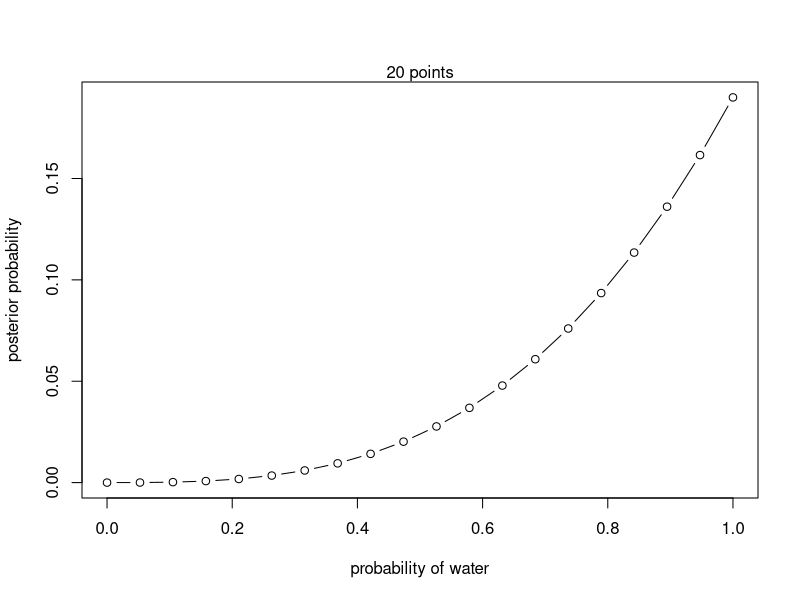
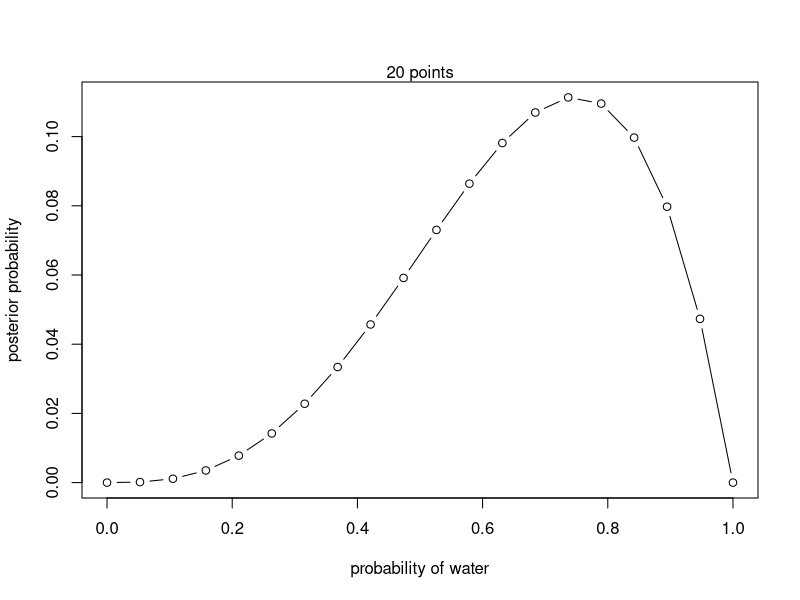
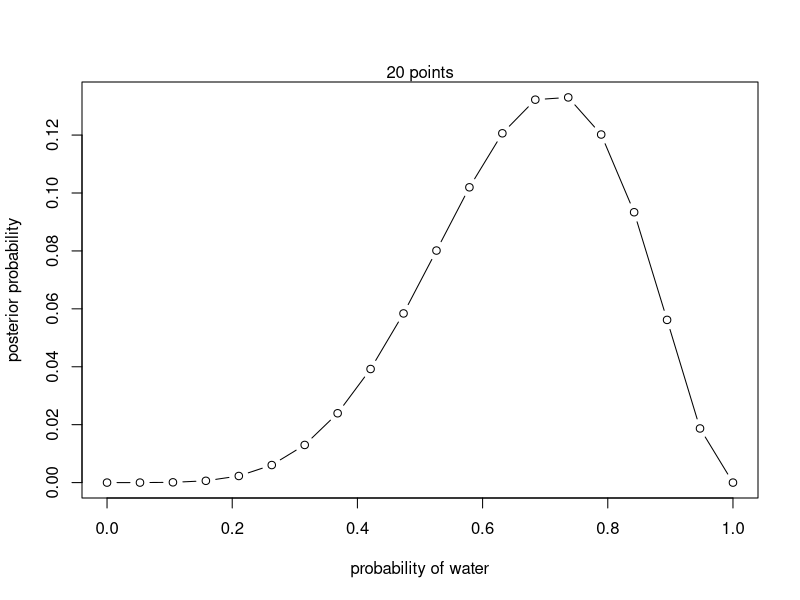
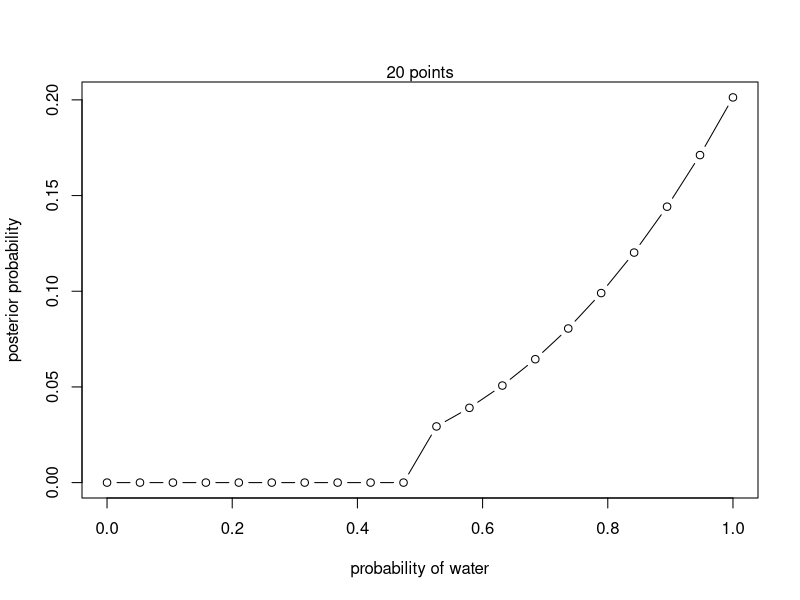
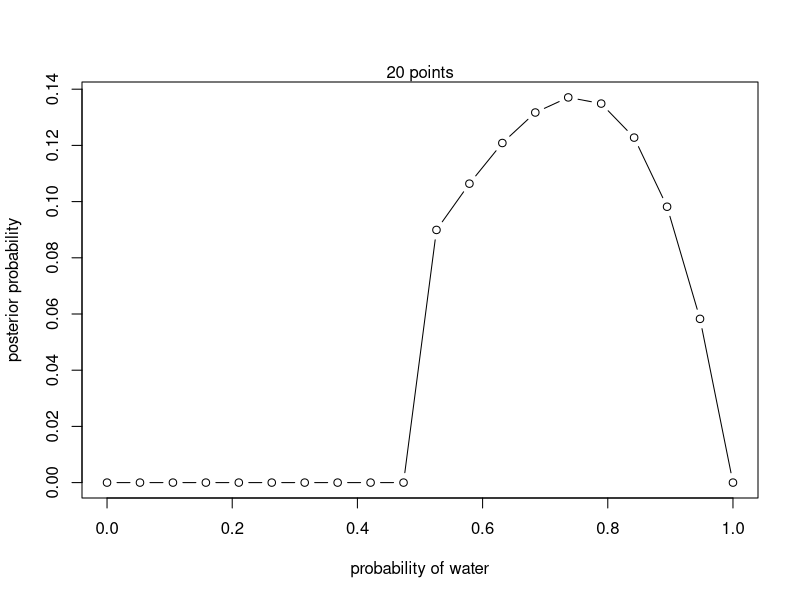
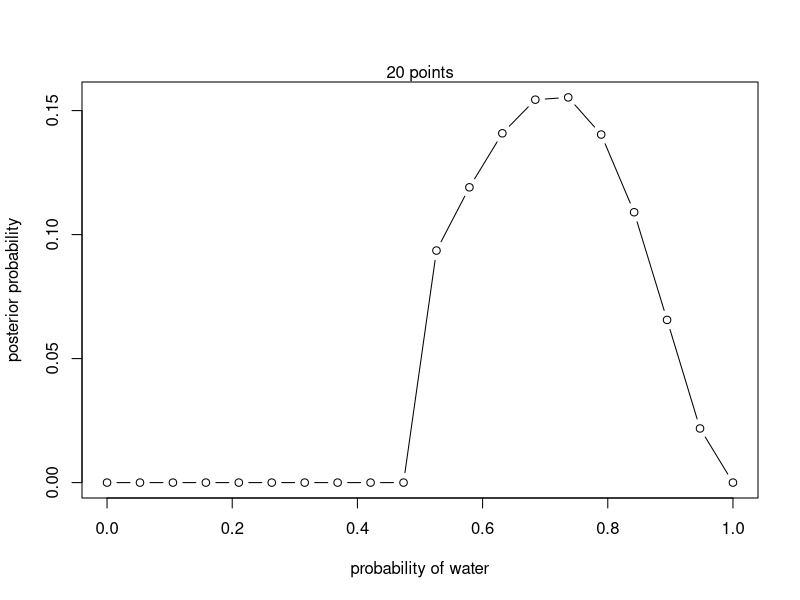

Reproduce these figures in R, in order. (Note: this script raises an error after producing the figures.)
## ---- chunk 1
p_grid <- seq(from=0,to=1, length.out = 20)
# define prior
prior <- rep(1,20)
# compute likelihood at each value in grid
likelihood <- dbinom(3,size = 3,prob = p_grid)
# compute product of likelihood and prior
unstd.posterior <- likelihood*prior
# standardize the posterior, so it sums to 1
posterior <- unstd.posterior/sum(unstd.posterior)
plot(p_grid,posterior,type = "b", xlab = "probability of water", ylab = "posterior probability")
mtext("20 points")
## ---- chunk 2
p_grid <- seq(from=0,to=1, length.out = 20)
# define prior
prior <- rep(1,20)
# compute likelihood at each value in grid
likelihood <- dbinom(3,size = 4,prob = p_grid)
# compute product of likelihood and prior
unstd.posterior <- likelihood*prior
# standardize the posterior, so it sums to 1
posterior <- unstd.posterior/sum(unstd.posterior)
plot(p_grid,posterior,type = "b", xlab = "probability of water", ylab = "posterior probability")
mtext("20 points")
## ---- chunk 3
p_grid <- seq(from=0,to=1, length.out = 20)
# define prior
prior <- rep(1,20)
# compute likelihood at each value in grid
likelihood <- dbinom(5,size = 7,prob = p_grid)
# compute product of likelihood and prior
unstd.posterior <- likelihood*prior
# standardize the posterior, so it sums to 1
posterior <- unstd.posterior/sum(unstd.posterior)
plot(p_grid,posterior,type = "b", xlab = "probability of water", ylab = "posterior probability")
mtext("20 points")
## ---- chunk 4
p_grid <- seq(from=0,to=1, length.out = 20)
# define prior
prior <- ifelse(p_grid<0.5, 0, 1)
# compute likelihood at each value in grid
likelihood <- dbinom(3,size = 3,prob = p_grid)
# compute product of likelihood and prior
unstd.posterior <- likelihood*prior
# standardize the posterior, so it sums to 1
posterior <- unstd.posterior/sum(unstd.posterior)
plot(p_grid,posterior,type = "b", xlab = "probability of water", ylab = "posterior probability")
mtext("20 points")
## ---- chunk 5
p_grid <- seq(from=0,to=1, length.out = 20)
# define prior
prior <- ifelse(p_grid<0.5, 0, 1)
# compute likelihood at each value in grid
likelihood <- dbinom(3,size = 4,prob = p_grid)
# compute product of likelihood and prior
unstd.posterior <- likelihood*prior
# standardize the posterior, so it sums to 1
posterior <- unstd.posterior/sum(unstd.posterior)
plot(p_grid,posterior,type = "b", xlab = "probability of water", ylab = "posterior probability")
mtext("20 points")
## ---- chunk 6
p_grid <- seq(from=0,to=1, length.out = 20)
# define prior
prior <- ifelse(p_grid<0.5, 0, 1)
# compute likelihood at each value in grid
likelihood <- dbinom(5,size = 7,prob = p_grid)
# compute product of likelihood and prior
unstd.posterior <- likelihood*prior
# standardize the posterior, so it sums to 1
posterior <- unstd.posterior/sum(unstd.posterior)
plot(p_grid,posterior,type = "b", xlab = "probability of water", ylab = "posterior probability")
mtext("20 points")
## ---- chunk 7
p_earth=0.5
p_mars=0.5
p_land_earth=0.3
p_land_mars=1
p_land=p_land_earth*p_earth+p_land_mars*p_mars
p_earth_land=(p_land_earth*p_earth)/p_land
p_earth_land

#p_grid <- seq(from=0,to=1,length.out = 20)
# define prior
#prior <- rep(0.5,20)
# compute likelihood at each value in grid
#likelihood <- dbinom(23,size = 100, prob = p_grid)
## ---- chunk 8
p_card_one=1/3
p_card_two=1/3
p_card_three=1/3
p_b_cardOne=1
p_b_cardTwo=1/2
p_cardOne_b=p_b_cardOne/(p_b_cardOne+p_b_cardTwo)
print(p_cardOne_b)
## ---- chunk 9
p_card_one=1/4
p_card_two=1/4
p_card_three=1/4
p_card_four=1/4
p_b_cardOne=1
p_b_cardTwo=1/2
p_b_cardThree=0
p_b_cardFour=1
p_b_b=(p_b_cardOne+p_b_cardFour)/(p_b_cardOne+p_b_cardTwo+p_b_cardFour)
print(p_b_b)

## ---- chunk 10
prob <- c(0.1,0.2)
prior <- c(0.5,0.5) %>% setNames(c("A","B"))
likelihood <- dbinom(1,1,prob)
likelihood
unstdpost <- likelihood*prior
post <- unstdpost/sum(unstdpost)
sum(prob*post)
